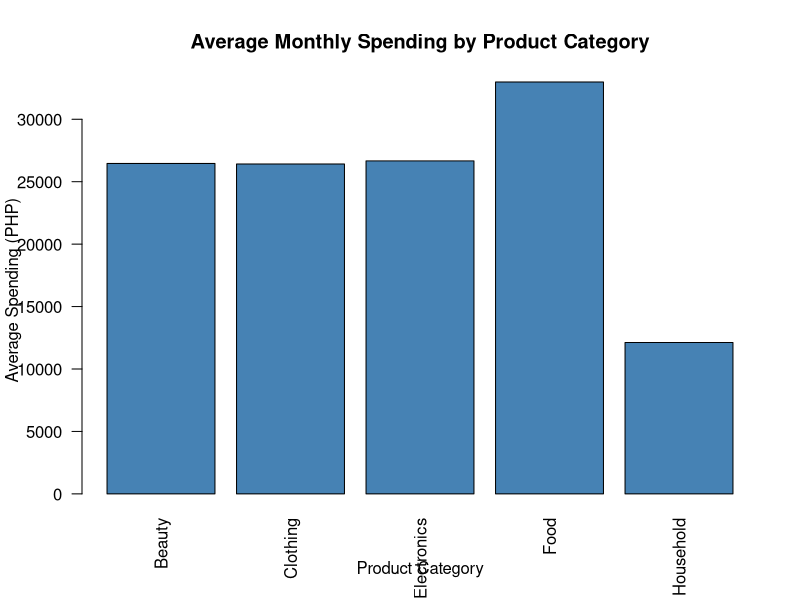
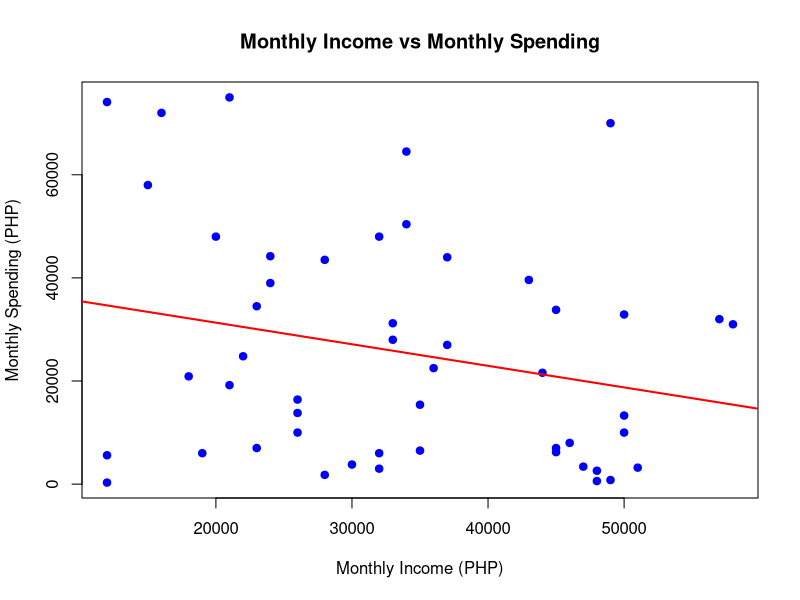
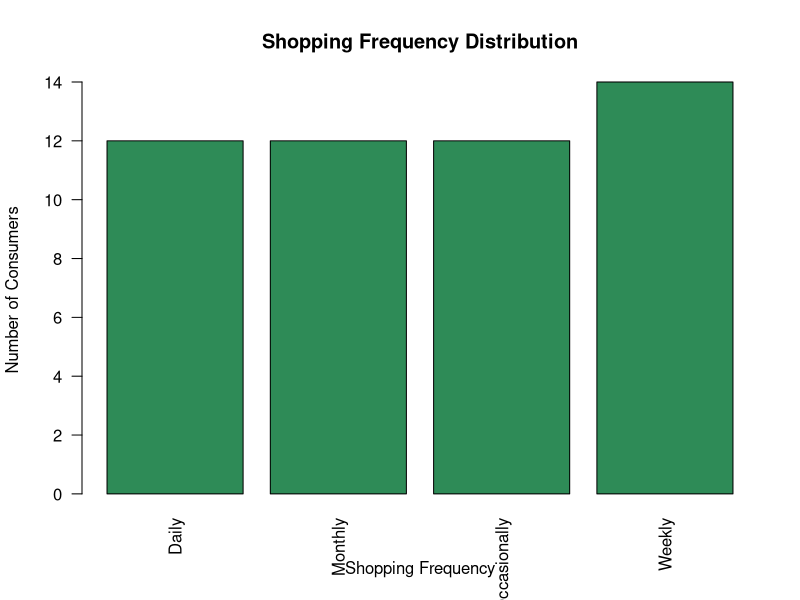

Source code (R) for these figures, in order:
# PROJECT 5: CONSUMER SHOPPING BEHAVIOR
# Load the dataset

shopping_data <- read.csv("consumer_shopping_behavior.csv")

# Display first six records
head(shopping_data)

# Check dataset structure
str(shopping_data)

# Check number of rows and columns
dim(shopping_data)

# Check missing values
colSums(is.na(shopping_data))

# DESCRIPTIVE STATISTICS

# Average consumer age
mean_age <- mean(shopping_data$Age)

# Average monthly income
mean_income <- mean(shopping_data$Monthly_Income_PHP)

# Average monthly spending
mean_spending <- mean(shopping_data$Monthly_Spending_PHP)

# Average purchase amount
mean_purchase <- mean(shopping_data$Average_Purchase_PHP)

# Average monthly transactions
mean_transactions <- mean(shopping_data$Monthly_Transactions)

# Average satisfaction rating
mean_satisfaction <- mean(shopping_data$Satisfaction_Rating)

# Display results
mean_age
mean_income
mean_spending
mean_purchase
mean_transactions
mean_satisfaction

# Summary of the dataset
summary(shopping_data)

# SHOPPING FREQUENCY

frequency_count <- table(
  shopping_data$Shopping_Frequency
)

frequency_percentage <- prop.table(
  frequency_count
) * 100

frequency_count
frequency_percentage


# PREFERRED SHOPPING METHOD

method_count <- table(
  shopping_data$Preferred_Shopping_Method
)

method_count


# PRODUCT CATEGORY

category_count <- table(
  shopping_data$Product_Category
)

category_count


# PAYMENT METHOD

payment_count <- table(
  shopping_data$Payment_Method
)

payment_count

# CREATE FIGURES FOLDER

if (!dir.exists("figures")) {
  dir.create("figures")
}

# GRAPH 1: Average Spending by Product Category

category_spending <- aggregate(
  Monthly_Spending_PHP ~ Product_Category,
  data = shopping_data,
  FUN = mean
)

png(
  "figures/average_spending_by_category.png",
  width = 800,
  height = 600
)

barplot(
  category_spending$Monthly_Spending_PHP,
  names.arg = category_spending$Product_Category,
  col = "steelblue",
  main = "Average Monthly Spending by Product Category",
  xlab = "Product Category",
  ylab = "Average Spending (PHP)",
  las = 2
)

dev.off()

# GRAPH 2: Monthly Income vs Monthly Spending

png(
  "figures/income_vs_spending.png",
  width = 800,
  height = 600
)

plot(
  shopping_data$Monthly_Income_PHP,
  shopping_data$Monthly_Spending_PHP,
  main = "Monthly Income vs Monthly Spending",
  xlab = "Monthly Income (PHP)",
  ylab = "Monthly Spending (PHP)",
  pch = 19,
  col = "blue"
)

abline(
  lm(
    Monthly_Spending_PHP ~ Monthly_Income_PHP,
    data = shopping_data
  ),
  col = "red",
  lwd = 2
)

dev.off()

# GRAPH 3: Shopping Frequency Distribution

frequency_count <- table(
  shopping_data$Shopping_Frequency
)

png(
  "figures/shopping_frequency_distribution.png",
  width = 800,
  height = 600
)

barplot(
  frequency_count,
  col = "seagreen",
  main = "Shopping Frequency Distribution",
  xlab = "Shopping Frequency",
  ylab = "Number of Consumers",
  las = 2
)

dev.off()

# CORRELATION ANALYSIS

income_spending_correlation <- cor(
  shopping_data$Monthly_Income_PHP,
  shopping_data$Monthly_Spending_PHP
)

transactions_spending_correlation <- cor(
  shopping_data$Monthly_Transactions,
  shopping_data$Monthly_Spending_PHP
)

income_spending_correlation

transactions_spending_correlation

# SAVE SUMMARY STATISTICS

summary_statistics <- data.frame(
  Measure = c(
    "Average Age",
    "Average Monthly Income",
    "Average Monthly Spending",
    "Average Purchase Amount",
    "Average Monthly Transactions",
    "Average Satisfaction Rating",
    "Income and Spending Correlation",
    "Transactions and Spending Correlation"
  ),
  
  Value = c(
    mean_age,
    mean_income,
    mean_spending,
    mean_purchase,
    mean_transactions,
    mean_satisfaction,
    income_spending_correlation,
    transactions_spending_correlation
  )
)

write.csv(
  summary_statistics,
  "summary_statistics.csv",
  row.names = FALSE
)


# SAVE SHOPPING FREQUENCY SUMMARY

frequency_summary <- data.frame(
  Shopping_Frequency = names(frequency_count),
  Number_of_Consumers = as.integer(frequency_count)
)

write.csv(
  frequency_summary,
  "shopping_frequency_summary.csv",
  row.names = FALSE
)
